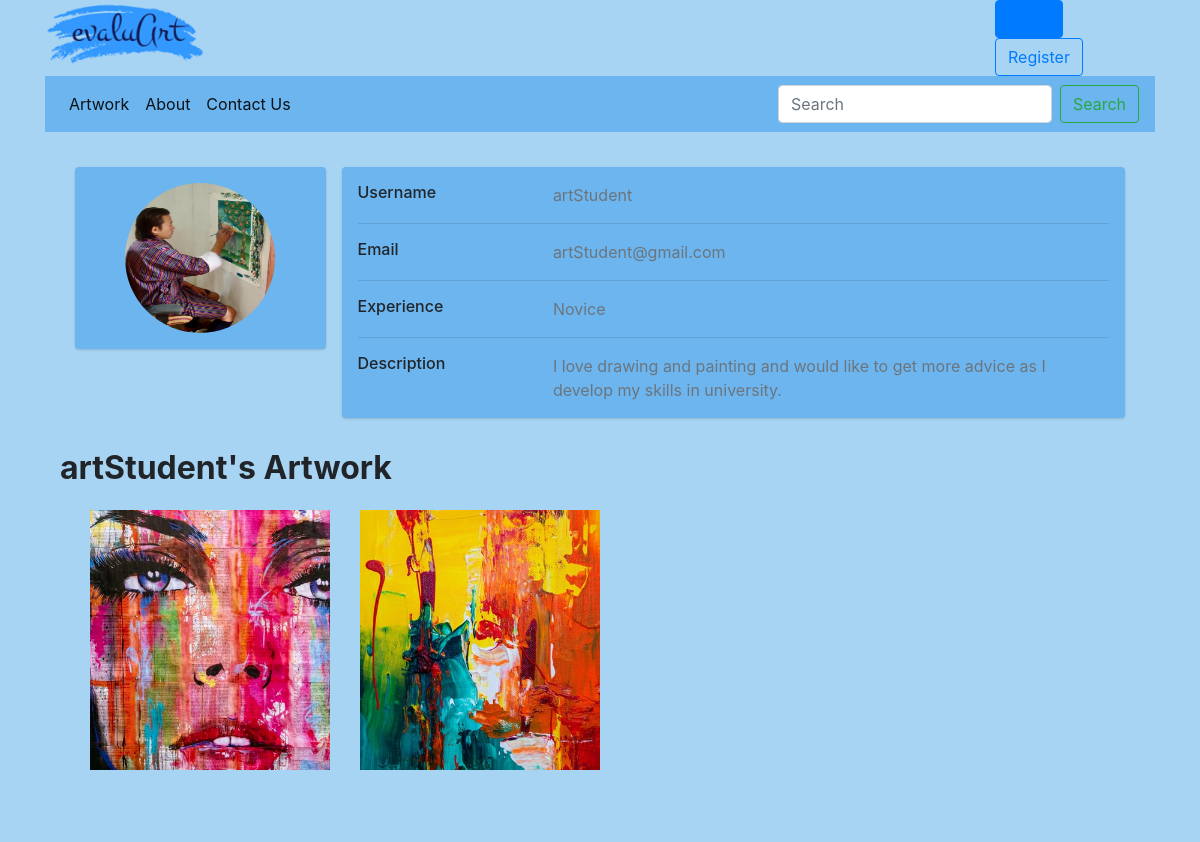
Screenshot of /evaluArt/user/artStudent/ with the database file from the repository.
### evaluArt/models.py (models this page shows, shortened)
class UserProfile(models.Model):
    user = models.OneToOneField(User, on_delete=models.CASCADE)
    experience = models.CharField(max_length=12, choices=EXPERIENCE, default='1')
    picture = models.ImageField(upload_to='profile_images', default='default/default.jpg', blank=True)
    description = models.TextField(editable = True, blank = True)

class Artwork(models.Model):
    picture = models.ImageField(upload_to='user/%Y/%m/%d/', default='default/default.jpg', blank=True)
    description = models.TextField(max_length=300)
    date_posted = models.DateTimeField(auto_now_add=True)
    user = models.ForeignKey(UserProfile, on_delete=models.CASCADE)
    category = models.ForeignKey(Category, on_delete=models.CASCADE)

### evaluArt/views.py (the view)
# urls.py: path('user/<str:username>/', views.show_account, name='show_account'),
def show_account(request, username):
    context_dict = {}
    context_dict['show_user'] = User.objects.get(username = username)
    context_dict['profile'] = UserProfile.objects.filter(user = context_dict['show_user'])[0]
    context_dict['artwork'] = Artwork.objects.filter(user = context_dict['profile'])
    context_dict['comments'] = Comments.objects.filter(artwork = context_dict['artwork'])
    return render(request, 'evaluArt/show_account.html', context=context_dict)

### templates/evaluArt/show_account.html (shortened to what this page needs)
{% extends 'evaluArt/base.html' %}
{% load staticfiles %}
{% block header_block %}
    <link rel="stylesheet" type="text/css" href="{% static 'css/my_account.css' %}?{% now 'U' %}">
{% endblock %}
{% block content_block %}
    <div class="container">
        <div class="main-body">
              <div class="row gutters-sm">
                <div class="col-md-3 mb-3">
                  <div class="card">
                    <div class="card-body">
                      <div class="d-flex flex-column align-items-center text-center">
                        <img id="profile_picture" src={{ profile.picture.url }} alt="profile picture">
                      </div>
                    </div>
                  </div>
                </div>
                <div class="col-md-9">
                    <div class="card mb-3">
                        <div class="card-body">
                            <div class="row">
                                <div class="col-sm-3">
                                <h6 class="mb-0">Username</h6>
                                </div>
                                <div class="col-sm-9 text-secondary">
                                {{ show_user.username }}
                                </div>
                            </div>
                            <hr>
                            <div class="row">
                                <div class="col-sm-3">
                                <h6 class="mb-0">Email</h6>
                                </div>
                                <div class="col-sm-9 text-secondary">
                                {{ show_user.email }}
                                </div>
                            </div>
                            <hr>
                            <div class="row">
                                <div class="col-sm-3">
                                <h6 class="mb-0">Experience</h6>
                                </div>
                                <div class="col-sm-9 text-secondary">
                                    {% if profile.experience == "0" %}
                                        Beginner
                                    {% elif profile.experience == "1" %}
                                        Novice
                                    {% elif profile.experience == "2" %}
                                        Expert
                                    {% elif profile.experience == "3" %}
                                        Professional
                                    {% endif %}
                                </div>
                            </div>
                            <hr>
                            <div class="row">
                                <div class="col-sm-3">
                                <h6 class="mb-0">Description</h6>
                                </div>
                                <div class="col-sm-9 text-secondary">
                                    {{ profile.description }}
                                </div>
                            </div>
                        </div>
                    </div>
                </div>
            </div>
        </div>
    </div>
    <div class="container">
        <h2><strong>{{ show_user.username }}'s Artwork </strong></h2>
        <div class="container">
            <div class="row">
                {% if not artwork.all %}
                    No uploads yet
                {% else  %}
                    {% for a in artwork %}
                        <div class="col-lg-3 col-md-6 col-sm-12 col-xs-12">
                            <a href="{% url 'evaluArt:show_artwork' a.pk %}"><img class="pic left-block img-responsive" src={{ a.picture.url }}/></a>
                        </div>
                    {% endfor %}
                {% endif %}
            </div>
        </div>
    </div>
{% endblock %}

### static/css/base.css (style rules this page uses)
body { background-color: #a7d4f3; }
div.container { background-color: #a7d4f3; }

### static/css/my_account.css (style rules this page uses)
.main-body { padding: 15px; }
.card { box-shadow: 0 1px 3px 0 rgba(0,0,0,.1), 0 1px 2px 0 rgba(0,0,0,.06); }
.card { position: relative; display: flex; flex-direction: column; min-width: 0; word-wrap: break-word; background-color: #6cb5ee; background-clip: border-box; border: 0 solid rgba(0,0,0,.125); border-radius: .25rem; }
img#profile_picture { background-size: cover; border-radius:50% 50% 50% 50%; width: 150px; height:150px; }
.card-body { flex: 1 1 auto; min-height: 1px; padding: 1rem; }
.gutters-sm { margin-top: 20px; margin-right: -8px; margin-left: -8px; }
.gutters-sm>.col, .gutters-sm>[class*=col-] { padding-right: 8px; padding-left: 8px; }
.mb-3, .my-3 { margin-bottom: 1rem!important; }
.pic { object-fit: cover; margin: 15px; width: 100%; height: 75%; }

### rows the page displays
UserProfile: picture (picture), description "I love drawing and painting and would like to get more advice as I develop my skills in university."
Artwork: picture (picture)
Artwork: picture (picture)

### other values shown
{{ show_user.username }} "artStudent"
{{ show_user.email }} "artStudent@gmail.com"
